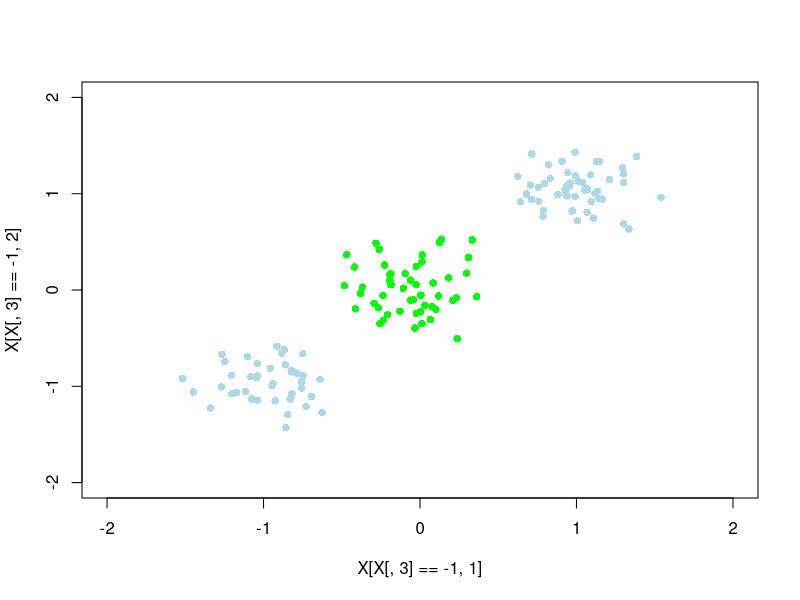

Source code (R):
library(mvtnorm)

#### HW chapter 7
####
#### Part 1
####
#### Fit a SVM to the following data
####
#### Part 1.1 using k(x,y) = exp(-0.5*t(x-y)%*%(x-y))
####
#### Part 1.2 using k(x,y) = <phi(x),phi(y)> where phi(x) = [dnorm(x,mu1,sig),dnorm(x,mu2,sig)] where mu1 = c(0,0), mu2=c(-1,-1), sig = diag(2)
####
#### Part 1.3 verify that the separation of 1.2 is linear in the space defined by phi()

set.seed(7675)
x1.tmp <- cbind(rmvnorm(50,c(0,0),matrix(c(0.05,0,0,0.05),2,2)),-1)
x2.tmp <- cbind(rmvnorm(50,c(1,1),matrix(c(0.05,0,0,0.05),2,2)),1)
x3.tmp <- cbind(rmvnorm(40,c(-1,-1),matrix(c(0.05,0,0,0.05),2,2)),1)

X <- rbind(x1.tmp,x2.tmp,x3.tmp)

# plot
plot(X[X[,3]==-1,1],X[X[,3]==-1,2],pch=16,col="green",xlim=c(-2,2),ylim=c(-2,2))
points(X[X[,3]==1,1],X[X[,3]==1,2],pch=16,col="lightblue")
